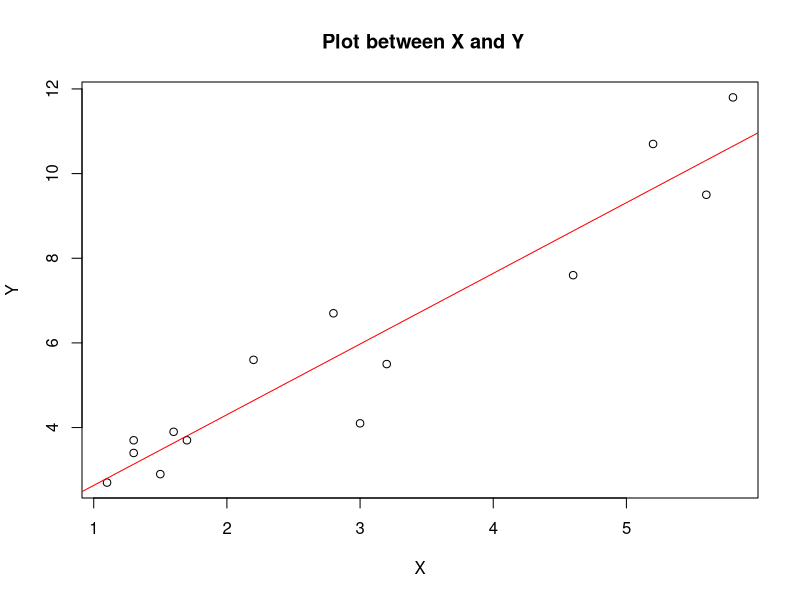
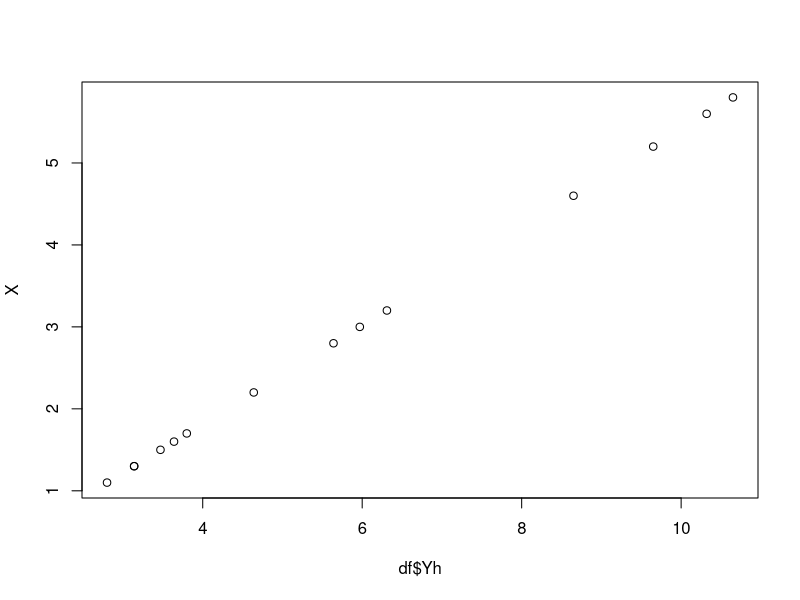
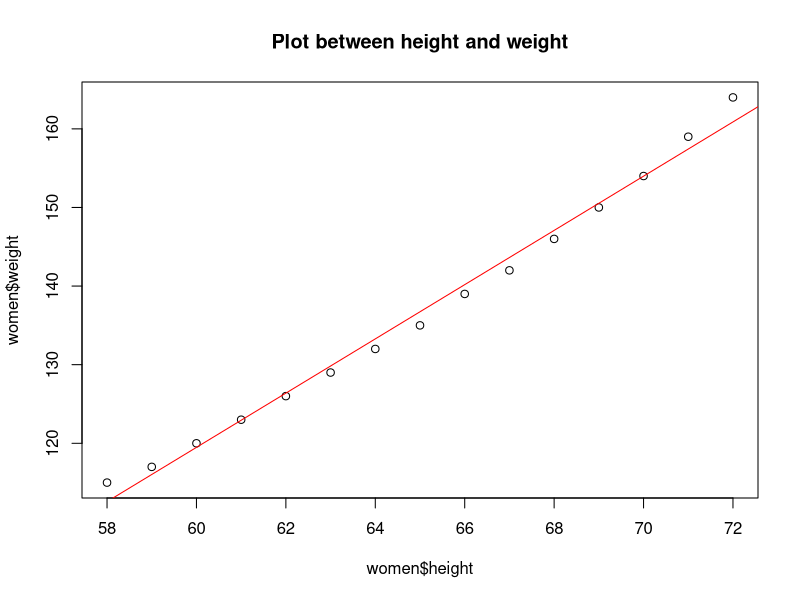
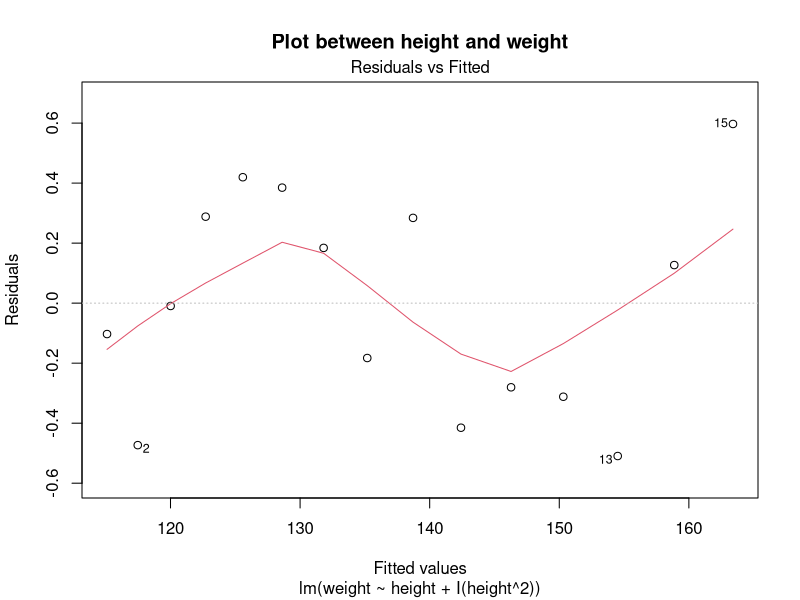
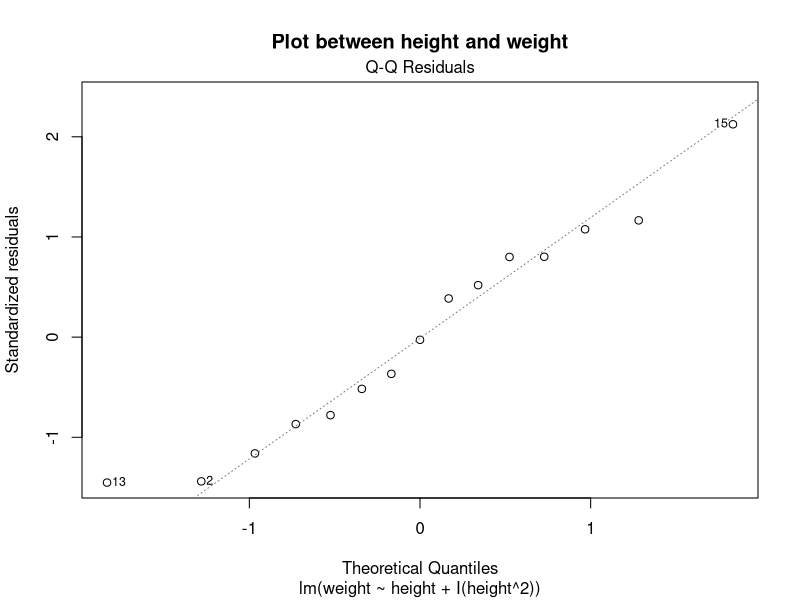
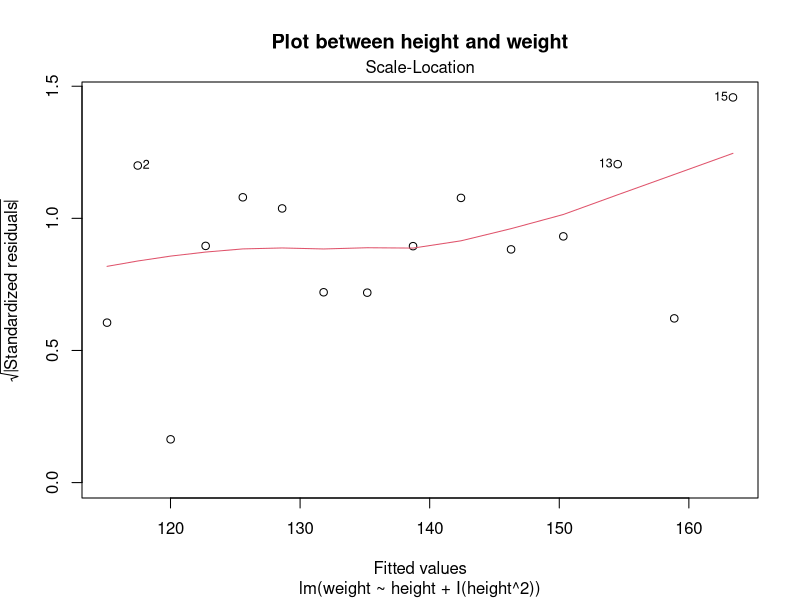
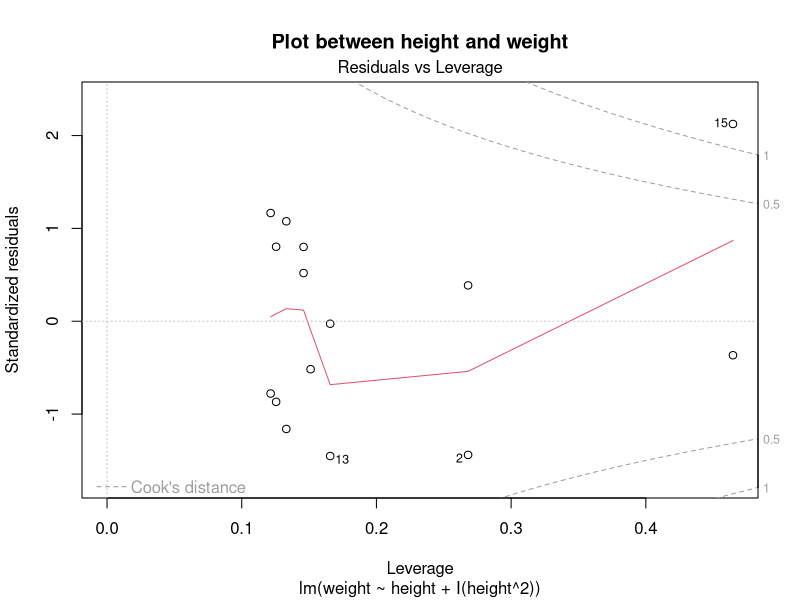
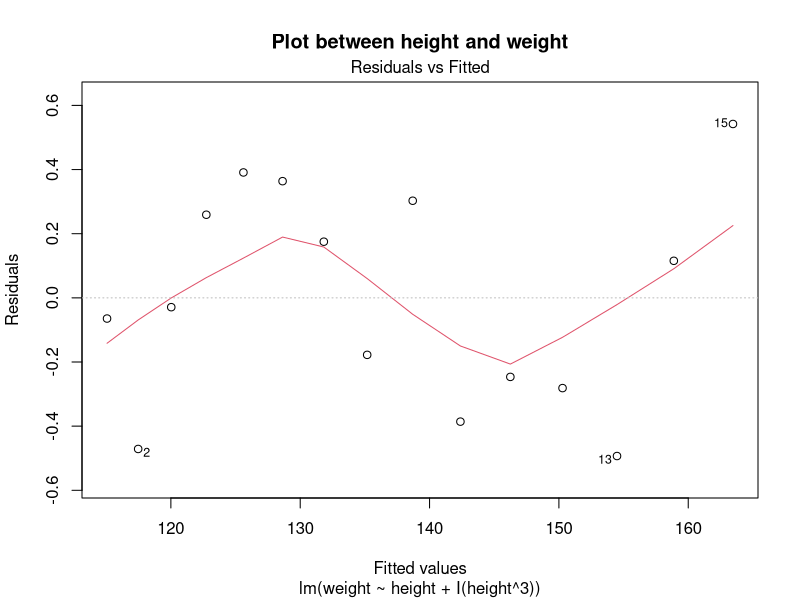

These figures' R source, in order:
# Linear Modeling : Sales
# 
# 
X = c(1.7,1.6,2.8,5.6,1.3,2.2, 1.3,1.1,3.2,1.5,5.2,4.6,5.8,3 )
Y = c(3.7,3.9,6.7,9.5,3.4,5.6,3.7, 2.7,5.5,2.9,10.7,7.6,11.8,4.1 )

cor.test(X,Y)
#Plot
plot(X,Y, main=' Plot between X and Y')
abline(lm(Y ~ X), col='red')
fit =lm(Y ~ X)
summary(fit)

df =data.frame(X,Y)
df
df$x = round(X - mean(X),2)
df$y = round(Y - mean(Y),2)
df
colMeans(df)
df$xy = round(df$x * df$y,2)
df$x2 = round(df$x^2,2)
SSxy = sum(df$xy)
SSx2 = sum(df$x2)
(b1 = SSxy / SSx2)
(b0 = mean(Y) - b1 * mean(X))
(df$Yh = round(fitted(fit),2))
df
plot(df$Yh, X)
(df$residuals = round(df$Y - df$Yh, 2))
summary(df$residuals)
summary(fit)
df$SSr = round((df$Yh - mean(Y))^2, 2)
df$SSe = round((df$Y - df$Yh) ^ 2, 2)
df
colSums(df)
(SSR = round(sum(df$SSr),2))
(SSE = round(sum(df$SSe),2))
(R2 = round(sum(df$SSr)/ (sum(df$SSe) + sum(df$SSr)),4))
df
n=length(X)
(stderror = sqrt(sum(df$SSe)/(n-2)))

p = 1 # No of IV Variables
(MSR = SSR/p)
(MSE = SSE/(n-p-1))
(Fstats = MSR/MSE)
summary(fit)


women
cor.test(women$weight, women$height)
lm(women$weight ~ women$height)
fit = lm(women$weight ~ women$height)
summary(fit)
plot(women$height, women$weight, main = "Plot between height and weight")
abline(fit, col = 'red')
dev.off()
fitted(fit)
length(women$height)

class(women)
fit2 <- lm(weight ~ height + I(height^2), data = women)
fit2
summary(fit2)
plot(fit2, main = "Plot between height and weight")

class(women)
fit3 <- lm(weight ~ height + I(height^3), data = women)
fit3
summary(fit3)
plot(fit3, main = "Plot between height and weight")


library(car)
car::scatterplot(weight~height, data = women, spread = FALSE, lty.smooth=2, pch=19,
                 main='Women Age 30-29', xlab="Height(inches)", ylab="Weight(lbs.)")
